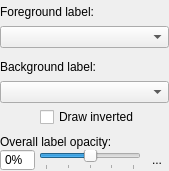
<?xml version="1.0" encoding="UTF-8"?>
<ui version="4.0">
 <class>LabelMiniInspector</class>
 <widget class="QWidget" name="LabelMiniInspector">
  <property name="geometry">
   <rect>
    <x>0</x>
    <y>0</y>
    <width>169</width>
    <height>171</height>
   </rect>
  </property>
  <property name="sizePolicy">
   <sizepolicy hsizetype="Fixed" vsizetype="Preferred">
    <horstretch>0</horstretch>
    <verstretch>0</verstretch>
   </sizepolicy>
  </property>
  <property name="maximumSize">
   <size>
    <width>16777215</width>
    <height>16777215</height>
   </size>
  </property>
  <property name="windowTitle">
   <string>Form</string>
  </property>
  <property name="styleSheet">
   <string notr="true">*  {
font-size: 12px;
}

QAbstractItemView::item {
  padding:4px;
}</string>
  </property>
  <layout class="QVBoxLayout" name="verticalLayout">
   <property name="spacing">
    <number>2</number>
   </property>
   <property name="margin">
    <number>0</number>
   </property>
   <item>
    <widget class="QLabel" name="label">
     <property name="font">
      <font>
       <pointsize>-1</pointsize>
       <weight>50</weight>
       <bold>false</bold>
      </font>
     </property>
     <property name="styleSheet">
      <string notr="true"/>
     </property>
     <property name="text">
      <string>Foreground label:</string>
     </property>
    </widget>
   </item>
   <item>
    <widget class="QComboBox" name="inForeLabel">
     <property name="styleSheet">
      <string notr="true">QAbstractItemView::item {
spacing:10;
}</string>
     </property>
     <property name="editable">
      <bool>false</bool>
     </property>
     <property name="insertPolicy">
      <enum>QComboBox::InsertAtBottom</enum>
     </property>
    </widget>
   </item>
   <item>
    <spacer name="verticalSpacer_2">
     <property name="orientation">
      <enum>Qt::Vertical</enum>
     </property>
     <property name="sizeType">
      <enum>QSizePolicy::Fixed</enum>
     </property>
     <property name="sizeHint" stdset="0">
      <size>
       <width>20</width>
       <height>4</height>
      </size>
     </property>
    </spacer>
   </item>
   <item>
    <widget class="QLabel" name="label_3">
     <property name="font">
      <font>
       <pointsize>-1</pointsize>
      </font>
     </property>
     <property name="styleSheet">
      <string notr="true"/>
     </property>
     <property name="text">
      <string>Background label:</string>
     </property>
    </widget>
   </item>
   <item>
    <widget class="QComboBox" name="inBackLabel"/>
   </item>
   <item>
    <widget class="QWidget" name="widget_4" native="true">
     <layout class="QHBoxLayout" name="horizontalLayout_5">
      <property name="spacing">
       <number>0</number>
      </property>
      <property name="margin">
       <number>0</number>
      </property>
      <item>
       <spacer name="horizontalSpacer_4">
        <property name="orientation">
         <enum>Qt::Horizontal</enum>
        </property>
        <property name="sizeType">
         <enum>QSizePolicy::Fixed</enum>
        </property>
        <property name="sizeHint" stdset="0">
         <size>
          <width>40</width>
          <height>20</height>
         </size>
        </property>
       </spacer>
      </item>
      <item>
       <widget class="QCheckBox" name="cbInvert">
        <property name="toolTip">
         <string>&lt;!DOCTYPE HTML PUBLIC &quot;-//W3C//DTD HTML 4.0//EN&quot; &quot;http://www.w3.org/TR/REC-html40/strict.dtd&quot;&gt;
&lt;html&gt;&lt;head&gt;&lt;meta name=&quot;qrichtext&quot; content=&quot;1&quot; /&gt;&lt;style type=&quot;text/css&quot;&gt;
p, li { white-space: pre-wrap; }
&lt;/style&gt;&lt;/head&gt;&lt;body style=&quot; font-family:'Helvetica'; font-size:12px; font-weight:400; font-style:normal;&quot;&gt;
&lt;p style=&quot; margin-top:0px; margin-bottom:0px; margin-left:0px; margin-right:0px; -qt-block-indent:0; text-indent:0px;&quot;&gt;Inverts some segmentation operations, such as polygon drawing, by applying the segmentation to the outside of the drawn region, rather than inside.&lt;/p&gt;&lt;/body&gt;&lt;/html&gt;</string>
        </property>
        <property name="text">
         <string>Draw inverted</string>
        </property>
       </widget>
      </item>
     </layout>
    </widget>
   </item>
   <item>
    <spacer name="verticalSpacer_3">
     <property name="orientation">
      <enum>Qt::Vertical</enum>
     </property>
     <property name="sizeType">
      <enum>QSizePolicy::Fixed</enum>
     </property>
     <property name="sizeHint" stdset="0">
      <size>
       <width>20</width>
       <height>4</height>
      </size>
     </property>
    </spacer>
   </item>
   <item>
    <widget class="QWidget" name="widget" native="true">
     <layout class="QVBoxLayout" name="verticalLayout_4">
      <property name="spacing">
       <number>0</number>
      </property>
      <property name="margin">
       <number>0</number>
      </property>
      <item>
       <widget class="QLabel" name="label_4">
        <property name="font">
         <font>
          <pointsize>-1</pointsize>
         </font>
        </property>
        <property name="styleSheet">
         <string notr="true"/>
        </property>
        <property name="text">
         <string>Overall label opacity:</string>
        </property>
       </widget>
      </item>
      <item>
       <widget class="QWidget" name="widget_2" native="true">
        <layout class="QHBoxLayout" name="horizontalLayout_2">
         <property name="spacing">
          <number>4</number>
         </property>
         <property name="margin">
          <number>0</number>
         </property>
         <item>
          <widget class="QSpinBox" name="inOpacityValue">
           <property name="buttonSymbols">
            <enum>QAbstractSpinBox::NoButtons</enum>
           </property>
           <property name="suffix">
            <string>%</string>
           </property>
          </widget>
         </item>
         <item>
          <widget class="QSlider" name="inOpacity">
           <property name="toolTip">
            <string>&lt;!DOCTYPE HTML PUBLIC &quot;-//W3C//DTD HTML 4.0//EN&quot; &quot;http://www.w3.org/TR/REC-html40/strict.dtd&quot;&gt;
&lt;html&gt;&lt;head&gt;&lt;meta name=&quot;qrichtext&quot; content=&quot;1&quot; /&gt;&lt;style type=&quot;text/css&quot;&gt;
p, li { white-space: pre-wrap; }
&lt;/style&gt;&lt;/head&gt;&lt;body style=&quot; font-family:'Helvetica'; font-size:12px; font-weight:400; font-style:normal;&quot;&gt;
&lt;p style=&quot; margin-top:0px; margin-bottom:0px; margin-left:0px; margin-right:0px; -qt-block-indent:0; text-indent:0px;&quot;&gt;Set the overall opacity of segmentation labels.&lt;/p&gt;
&lt;p style=&quot;-qt-paragraph-type:empty; margin-top:0px; margin-bottom:0px; margin-left:0px; margin-right:0px; -qt-block-indent:0; text-indent:0px;&quot;&gt;&lt;/p&gt;
&lt;p style=&quot; margin-top:0px; margin-bottom:0px; margin-left:0px; margin-right:0px; -qt-block-indent:0; text-indent:0px;&quot;&gt;[A]: Make more transparent&lt;/p&gt;
&lt;p style=&quot; margin-top:0px; margin-bottom:0px; margin-left:0px; margin-right:0px; -qt-block-indent:0; text-indent:0px;&quot;&gt;[D]: Make more opaque&lt;/p&gt;
&lt;p style=&quot; margin-top:0px; margin-bottom:0px; margin-left:0px; margin-right:0px; -qt-block-indent:0; text-indent:0px;&quot;&gt;[S]: Toggle on/off&lt;/p&gt;&lt;/body&gt;&lt;/html&gt;</string>
           </property>
           <property name="minimum">
            <number>0</number>
           </property>
           <property name="maximum">
            <number>100</number>
           </property>
           <property name="singleStep">
            <number>1</number>
           </property>
           <property name="pageStep">
            <number>10</number>
           </property>
           <property name="value">
            <number>50</number>
           </property>
           <property name="orientation">
            <enum>Qt::Horizontal</enum>
           </property>
           <property name="tickPosition">
            <enum>QSlider::TicksBelow</enum>
           </property>
           <property name="tickInterval">
            <number>25</number>
           </property>
          </widget>
         </item>
         <item>
          <widget class="QToolButton" name="toolButton">
           <property name="text">
            <string>...</string>
           </property>
           <property name="icon">
            <iconset resource="../Resources/SNAPResources.qrc">
             <normaloff>:/root/popup_delete_16.png</normaloff>
             <normalon>:/root/popup_ok_16.png</normalon>:/root/popup_delete_16.png</iconset>
           </property>
           <property name="checkable">
            <bool>true</bool>
           </property>
           <property name="autoRaise">
            <bool>true</bool>
           </property>
          </widget>
         </item>
        </layout>
       </widget>
      </item>
     </layout>
    </widget>
   </item>
  </layout>
 </widget>
 <resources>
  <include location="../Resources/SNAPResources.qrc"/>
 </resources>
 <connections/>
</ui>
